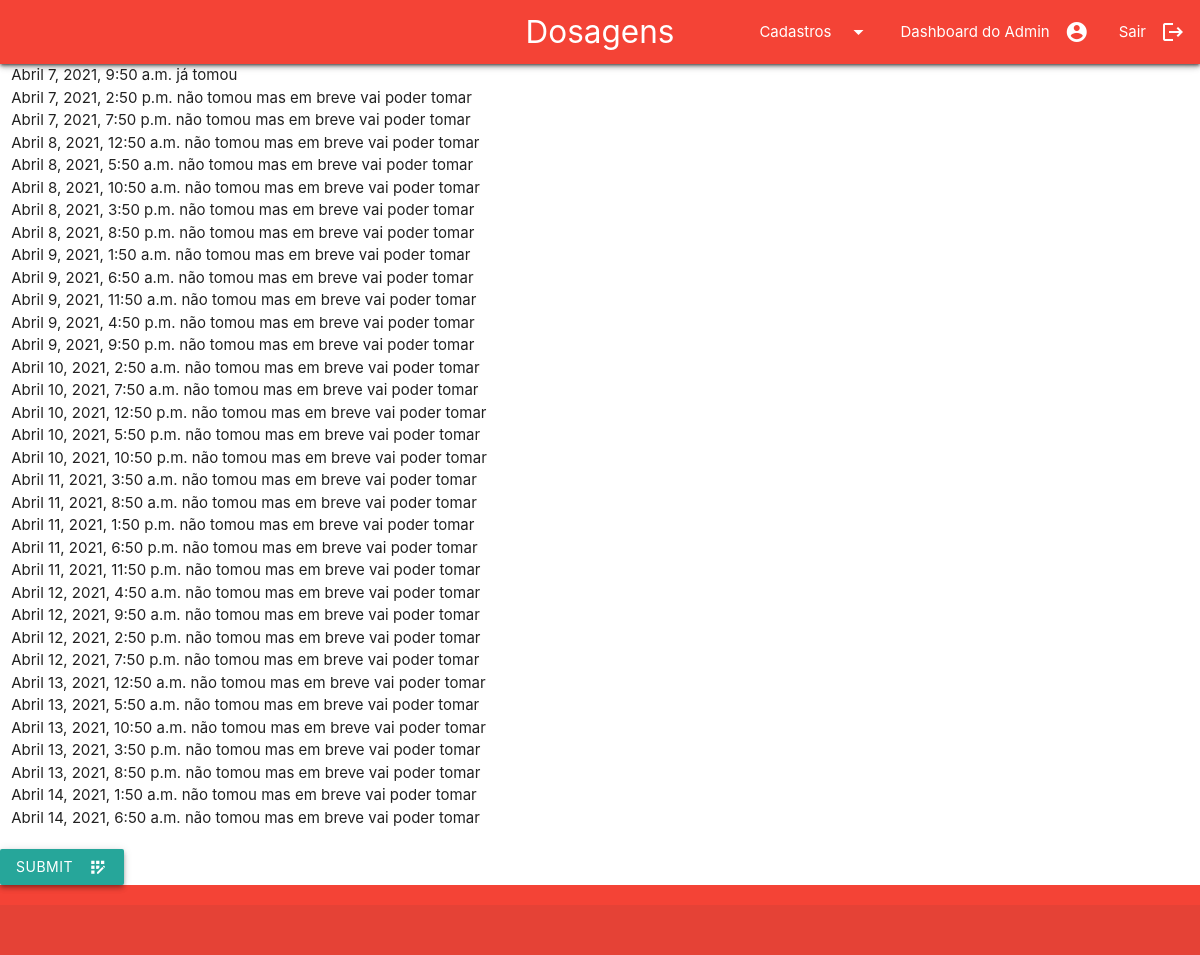
Page /adm/dosagens-usuario/1/ (signed in) on the committed database.
### cadastro/models.py (models this page shows)
class Pessoa(AbstractBaseUser,PermissionsMixin):
    nome_completo = models.CharField(
        verbose_name = "Nome completo",
        max_length = 194,
        null = True,
        blank = True,
    )
    cpf = models.CharField(
        verbose_name= "CPF",
        max_length = 14,
        unique = True
    )
    data_nascimento = models.DateField(
        verbose_name="Data de nascimento",
        auto_now=False,
        auto_now_add=False,
        null = True,
        blank = True,
    )
    email = models.EmailField(
        verbose_name="E-mail",
        max_length = 194,
        unique = True,
        null = True,
        blank = True,
    )
    horario_criacao = models.DateTimeField(
        verbose_name= "Horário de criação",
        auto_now_add = True,
        null = True,
        blank = True,
    )
    is_active = models.BooleanField(
        verbose_name="Usuário está ativo",
        default=True,
    )
    is_staff  = models.BooleanField(
        verbose_name="Usuário é da equipe de desenvolvimento",
        default= False,
    )
    is_superuser = models.BooleanField(
        verbose_name= "Usuário é um superusuario",
        default=False,
    )
    USERNAME_FIELD = "cpf"
    objects = UsuarioManager()
    class Meta:
        verbose_name = "Pessoa"
        db_table = "pessoa"
    def __str__(self):
        return self.nome_completo

### adm_remedio/models.py (models this page shows, shortened)
class Horario_remedio(models.Model):
    agenda_receita = models.ForeignKey(
        Agenda_receita,
        on_delete = models.CASCADE,
        verbose_name = "Receita",
    )
    horario = models.DateTimeField(
        verbose_name="Horario para tomar remédio",
        auto_now= False,
        blank = True,
        null = True,
    )
    concluido = models.BooleanField(
        verbose_name = "Concluido",
        default = False,
    )
    class Meta:
        verbose_name = "Horário do remédio"
        verbose_name_plural = "Horários do remédio"
        db_table = "horário_remedio"

### adm_remedio/views.py (the view)
# urls.py: path('dosagens-usuario/<int:id_receita>/', views.dosagem_usuario, name="dosagem_usuario"),
@login_required
def dosagem_usuario(request,id_receita):
    now = timezone.now()
    horario_atual = timezone.now()
    objPessoa = Pessoa.objects.get(pk=request.user.id)
    objReceita = Receita.objects.get(pk=id_receita)
    try:
        objAgenda_receita = Agenda_receita.objects.get(receita=objReceita)
    except Agenda_receita.DoesNotExist:
        print("nao existe")
        objAgenda_receita = Agenda_receita()
        objAgenda_receita.receita = objReceita
        objAgenda_receita.nome_completo = "receita"
        objAgenda_receita.data_inicio = now
        objAgenda_receita.data_de_termino = now + timezone.timedelta(days=objReceita.quantidade_dias)
        objAgenda_receita.save()
        totalDoze = int((objReceita.quantidade_dias*24)/objReceita.intervalo)
        objHorario = Horario_remedio()
        objHorario.agenda_receita = objAgenda_receita
        objHorario.horario = now
        objHorario.save()
        for q in range(totalDoze):
            now += timezone.timedelta(hours=objReceita.intervalo)
            objHorario = Horario_remedio()
            objHorario.agenda_receita = objAgenda_receita
            objHorario.horario = now
            objHorario.save()
    listHorario = Horario_remedio.objects.filter(agenda_receita=objAgenda_receita)
    objAgenda_receita.save()
    if request.POST:
        idObjHorario = request.POST.get('tomou_remedio', None)
        objHorario = Horario_remedio.objects.get(pk=idObjHorario)
        objHorario.concluido = True
        objHorario.save()
    context = {
        "nome_pagina":"Dosagens",
        "usuario" : objPessoa,
        "objAgenda_receita" : objAgenda_receita,
        'listHorario':listHorario,
        'horario_atual' : horario_atual,
    }
    return render(request,"lista_dosagem.html",context)

### templates/lista_dosagem.html (shortened to what this page needs)
{%extends "base_usuario.html"%}
{% load materializecss %}
{%block conteudo%}
<main>
    <form method="POST">
        <div class="row">
            <div class="col s6">
                {% for q in listHorario %}
                {% if q.concluido == False and q.horario <= horario_atual%}
                <label>
                    <input name="tomou_remedio" type="radio" value="{{q.id}}" required/>
                    <span>{{q.horario}}</span>
                </label><br>
                {%else%}
                    {%if q.concluido == True%}
                    <span>{{q.horario}} já tomou</span>
                    {%else%}
                    <span>{{q.horario}} não tomou mas em breve vai poder tomar </span>
                    {%endif%}
                <br>
                {%endif%}
                {% endfor %}
            </div>
        </div>
        <div class="col s6">
            <button class="btn waves-effect z-depth-2" type="submit" name="action">Submit
                <i class="material-icons right">app_registration</i>
            </button>
        </div>
    </form>
</main>
{%endblock conteudo%}

### templates/base_usuario.html (shortened to what this page needs)
<!DOCTYPE html>
{% load static %}
<html lang="en">
    <head>
        <link type="text/css" rel="stylesheet" href="{% static 'css/materialize.min.css' %}"  media="screen,projection"/>
        <link type="text/css" rel="stylesheet" href="{% static 'css/custom.css' %}">
    </head>
<body>
    <header>
        <nav>
            <div class=" z-depth-2 red nav-wrapper">
                <a href="#!" class="brand-logo center">{{nome_pagina}}</a>
                <ul class="right hide-on-med-and-down">
                    <li><a class="dropdown-trigger" data-target="Cadastros">
                        Cadastros
                    <i class="material-icons right">arrow_drop_down</i>
                    </a></li>
                    <li><a
                        href="{%url 'dashboard_usuario'%}">
                        <i class="material-icons right">account_circle</i>
                        Dashboard do {{usuario}}
                    </a></li>
                    <li><a
                        href="{%url 'login'%}">
                        <i class="material-icons right">logout</i>
                        Sair
                    </a></li>
              </ul>
            </div>
        </nav>
    </header>
    {% block conteudo %}
    {% endblock conteudo %}
    <footer class="page-footer red ">
        <div class="footer-copyright ">
        </div>
    </footer>
</body>
</html>

### static/css/custom.css (style rules this page uses)
body { display: flex; min-height: 100vh; flex-direction: column; }
main { flex: 1 0 auto; }

### rows in the picture
Pessoa: nome_completo "Admin"
Horario_remedio: horario "Abril 7, 2021, 9:50 a.m."
Horario_remedio: horario "Abril 7, 2021, 2:50 p.m."
Horario_remedio: horario "Abril 7, 2021, 7:50 p.m."
Horario_remedio: horario "Abril 8, 2021, 12:50 a.m."
Horario_remedio: horario "Abril 8, 2021, 5:50 a.m."
Horario_remedio: horario "Abril 8, 2021, 10:50 a.m."
Horario_remedio: horario "Abril 8, 2021, 3:50 p.m."
Horario_remedio: horario "Abril 8, 2021, 8:50 p.m."
Horario_remedio: horario "Abril 9, 2021, 1:50 a.m."
Horario_remedio: horario "Abril 9, 2021, 6:50 a.m."
Horario_remedio: horario "Abril 9, 2021, 11:50 a.m."
Horario_remedio: horario "Abril 9, 2021, 4:50 p.m."
Horario_remedio: horario "Abril 9, 2021, 9:50 p.m."
Horario_remedio: horario "Abril 10, 2021, 2:50 a.m."
Horario_remedio: horario "Abril 10, 2021, 7:50 a.m."
Horario_remedio: horario "Abril 10, 2021, 12:50 p.m."
Horario_remedio: horario "Abril 10, 2021, 5:50 p.m."
Horario_remedio: horario "Abril 10, 2021, 10:50 p.m."
Horario_remedio: horario "Abril 11, 2021, 3:50 a.m."
Horario_remedio: horario "Abril 11, 2021, 8:50 a.m."
Horario_remedio: horario "Abril 11, 2021, 1:50 p.m."
Horario_remedio: horario "Abril 11, 2021, 6:50 p.m."
Horario_remedio: horario "Abril 11, 2021, 11:50 p.m."
Horario_remedio: horario "Abril 12, 2021, 4:50 a.m."
Horario_remedio: horario "Abril 12, 2021, 9:50 a.m."
Horario_remedio: horario "Abril 12, 2021, 2:50 p.m."
Horario_remedio: horario "Abril 12, 2021, 7:50 p.m."
Horario_remedio: horario "Abril 13, 2021, 12:50 a.m."
Horario_remedio: horario "Abril 13, 2021, 5:50 a.m."
Horario_remedio: horario "Abril 13, 2021, 10:50 a.m."
Horario_remedio: horario "Abril 13, 2021, 3:50 p.m."
Horario_remedio: horario "Abril 13, 2021, 8:50 p.m."
Horario_remedio: horario "Abril 14, 2021, 1:50 a.m."
Horario_remedio: horario "Abril 14, 2021, 6:50 a.m."

### other values in the picture
{{ nome_pagina }} "Dosagens"
